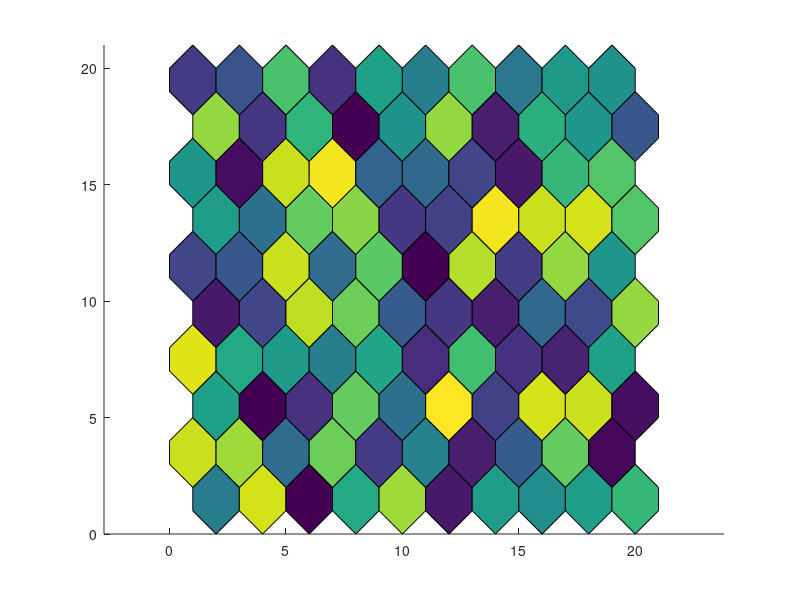

This chart was generated by the following MATLAB code:
% MWE %
    l=10;
    b=10;
    C=rand(l,b);
    xhex=[0 1 2 2 1 0]; % x-coordinates of the vertices
    yhex=[2 3 2 1 0 1]; % y-coordinates of the vertices

    for i=1:b
        j=i-1;
        for k=1:l
            m=k-1;
            patch((xhex+mod(k,2))+2*j,yhex+2*m,C(k,i)) % make a hexagon at [2i,2j]
            hold on
        end
    end
    axis equal